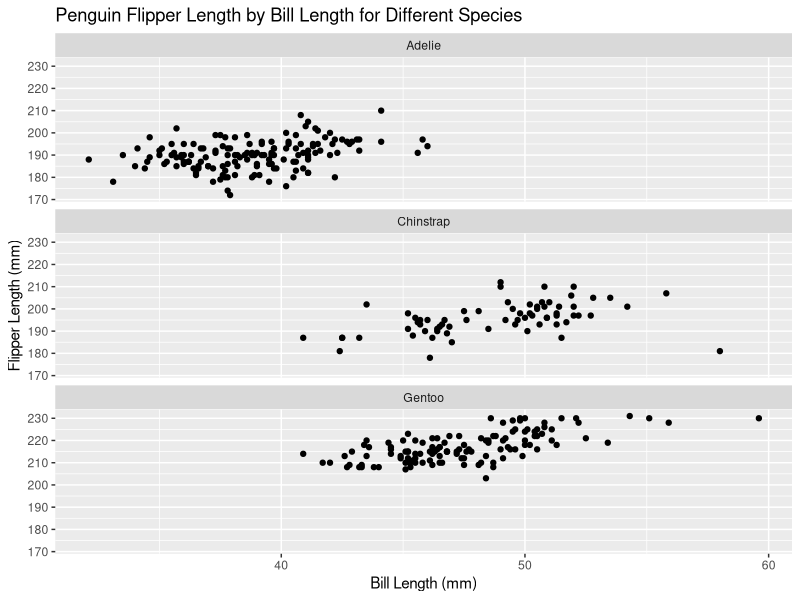

Write R code to recreate this figure.
# Load the necessary packages
library(palmerpenguins)
library(ggplot2)

# Create the facet plot
ggplot(penguins, aes(x = bill_length_mm, y = flipper_length_mm)) +
  geom_point() +  # Scatterplot
  facet_wrap(~ species, ncol = 1) +  # Facet by species
  labs(x = "Bill Length (mm)", y = "Flipper Length (mm)") +  # Axis labels
  ggtitle("Penguin Flipper Length by Bill Length for Different Species")  # Title
